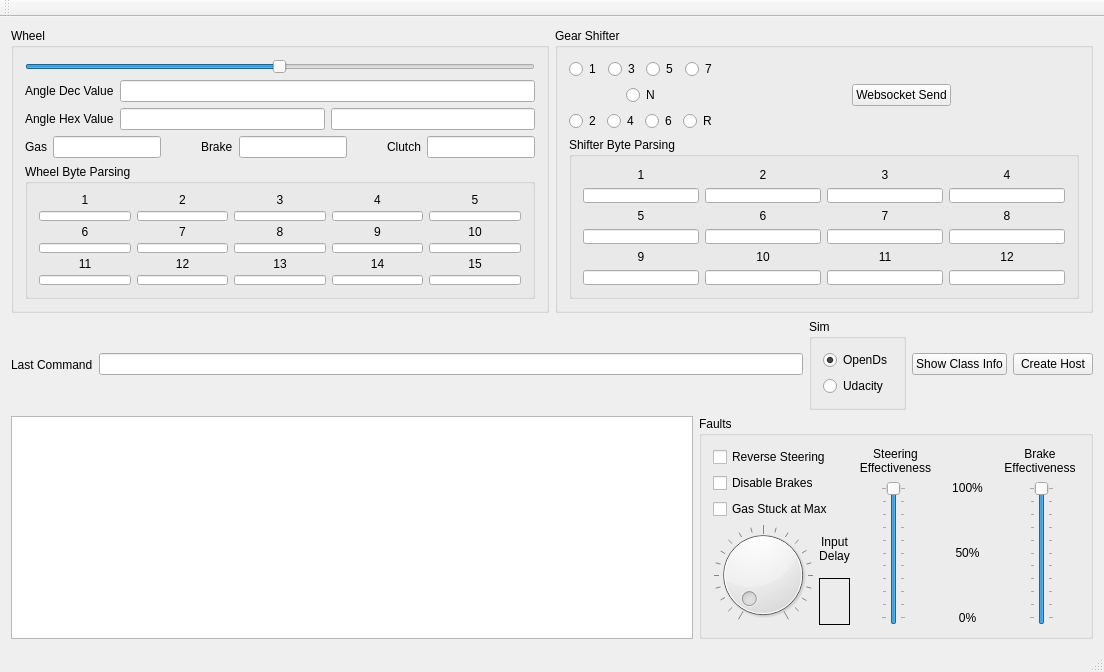
<?xml version="1.0" encoding="UTF-8"?>
<ui version="4.0">
 <class>DeviceTester</class>
 <widget class="QMainWindow" name="DeviceTester">
  <property name="geometry">
   <rect>
    <x>0</x>
    <y>0</y>
    <width>1104</width>
    <height>647</height>
   </rect>
  </property>
  <property name="sizePolicy">
   <sizepolicy hsizetype="Preferred" vsizetype="Preferred">
    <horstretch>1</horstretch>
    <verstretch>1</verstretch>
   </sizepolicy>
  </property>
  <property name="windowTitle">
   <string>DeviceTester</string>
  </property>
  <widget class="QWidget" name="centralWidget">
   <layout class="QVBoxLayout" name="verticalLayout_18">
    <item>
     <layout class="QHBoxLayout" name="horizontalLayout_11">
      <item>
       <widget class="QGroupBox" name="groupBox_2">
        <property name="sizePolicy">
         <sizepolicy hsizetype="Expanding" vsizetype="Expanding">
          <horstretch>1</horstretch>
          <verstretch>1</verstretch>
         </sizepolicy>
        </property>
        <property name="title">
         <string>Wheel</string>
        </property>
        <layout class="QVBoxLayout" name="verticalLayout">
         <item>
          <widget class="QSlider" name="horizontalSlider">
           <property name="minimum">
            <number>15</number>
           </property>
           <property name="maximum">
            <number>65535</number>
           </property>
           <property name="value">
            <number>32760</number>
           </property>
           <property name="orientation">
            <enum>Qt::Horizontal</enum>
           </property>
          </widget>
         </item>
         <item>
          <layout class="QHBoxLayout" name="horizontalLayout_6">
           <item>
            <widget class="QLabel" name="label_3">
             <property name="text">
              <string>Angle Dec Value</string>
             </property>
            </widget>
           </item>
           <item>
            <widget class="QLineEdit" name="lineEditWheelDec"/>
           </item>
          </layout>
         </item>
         <item>
          <layout class="QHBoxLayout" name="horizontalLayout_7">
           <item>
            <widget class="QLabel" name="label_2">
             <property name="text">
              <string>Angle Hex Value</string>
             </property>
            </widget>
           </item>
           <item>
            <widget class="QLineEdit" name="lineEditWheelHexMSB"/>
           </item>
           <item>
            <widget class="QLineEdit" name="lineEditWheelHexLSB"/>
           </item>
          </layout>
         </item>
         <item>
          <layout class="QHBoxLayout" name="horizontalLayout_9">
           <item>
            <widget class="QLabel" name="label_4">
             <property name="text">
              <string>Gas</string>
             </property>
            </widget>
           </item>
           <item>
            <widget class="QLineEdit" name="lineEditGas"/>
           </item>
           <item>
            <spacer name="horizontalSpacer_4">
             <property name="orientation">
              <enum>Qt::Horizontal</enum>
             </property>
             <property name="sizeHint" stdset="0">
              <size>
               <width>13</width>
               <height>20</height>
              </size>
             </property>
            </spacer>
           </item>
           <item>
            <widget class="QLabel" name="label_32">
             <property name="text">
              <string>Brake</string>
             </property>
            </widget>
           </item>
           <item>
            <widget class="QLineEdit" name="lineEditBrake"/>
           </item>
           <item>
            <spacer name="horizontalSpacer_5">
             <property name="orientation">
              <enum>Qt::Horizontal</enum>
             </property>
             <property name="sizeHint" stdset="0">
              <size>
               <width>18</width>
               <height>20</height>
              </size>
             </property>
            </spacer>
           </item>
           <item>
            <widget class="QLabel" name="label_33">
             <property name="text">
              <string>Clutch</string>
             </property>
            </widget>
           </item>
           <item>
            <widget class="QLineEdit" name="lineEditClutch"/>
           </item>
          </layout>
         </item>
         <item>
          <widget class="QGroupBox" name="groupBox_3">
           <property name="title">
            <string>Wheel Byte Parsing</string>
           </property>
           <layout class="QHBoxLayout" name="horizontalLayout_3">
            <item>
             <layout class="QVBoxLayout" name="verticalLayout_2">
              <item>
               <widget class="QLabel" name="label_5">
                <property name="text">
                 <string>1</string>
                </property>
                <property name="alignment">
                 <set>Qt::AlignCenter</set>
                </property>
               </widget>
              </item>
              <item>
               <widget class="QLineEdit" name="lineEditWheelByte1"/>
              </item>
              <item>
               <widget class="QLabel" name="label_10">
                <property name="text">
                 <string>6</string>
                </property>
                <property name="alignment">
                 <set>Qt::AlignCenter</set>
                </property>
               </widget>
              </item>
              <item>
               <widget class="QLineEdit" name="lineEditWheelByte6"/>
              </item>
              <item>
               <widget class="QLabel" name="label_15">
                <property name="text">
                 <string>11</string>
                </property>
                <property name="alignment">
                 <set>Qt::AlignCenter</set>
                </property>
               </widget>
              </item>
              <item>
               <widget class="QLineEdit" name="lineEditWheelByte11"/>
              </item>
             </layout>
            </item>
            <item>
             <layout class="QVBoxLayout" name="verticalLayout_3">
              <item>
               <widget class="QLabel" name="label_6">
                <property name="text">
                 <string>2</string>
                </property>
                <property name="alignment">
                 <set>Qt::AlignCenter</set>
                </property>
               </widget>
              </item>
              <item>
               <widget class="QLineEdit" name="lineEditWheelByte2"/>
              </item>
              <item>
               <widget class="QLabel" name="label_11">
                <property name="text">
                 <string>7</string>
                </property>
                <property name="alignment">
                 <set>Qt::AlignCenter</set>
                </property>
               </widget>
              </item>
              <item>
               <widget class="QLineEdit" name="lineEditWheelByte7"/>
              </item>
              <item>
               <widget class="QLabel" name="label_16">
                <property name="text">
                 <string>12</string>
                </property>
                <property name="alignment">
                 <set>Qt::AlignCenter</set>
                </property>
               </widget>
              </item>
              <item>
               <widget class="QLineEdit" name="lineEditWheelByte12"/>
              </item>
             </layout>
            </item>
            <item>
             <layout class="QVBoxLayout" name="verticalLayout_4">
              <item>
               <widget class="QLabel" name="label_7">
                <property name="text">
                 <string>3</string>
                </property>
                <property name="alignment">
                 <set>Qt::AlignCenter</set>
                </property>
               </widget>
              </item>
              <item>
               <widget class="QLineEdit" name="lineEditWheelByte3"/>
              </item>
              <item>
               <widget class="QLabel" name="label_12">
                <property name="text">
                 <string>8</string>
                </property>
                <property name="alignment">
                 <set>Qt::AlignCenter</set>
                </property>
               </widget>
              </item>
              <item>
               <widget class="QLineEdit" name="lineEditWheelByte8"/>
              </item>
              <item>
               <widget class="QLabel" name="label_17">
                <property name="text">
                 <string>13</string>
                </property>
                <property name="alignment">
                 <set>Qt::AlignCenter</set>
                </property>
               </widget>
              </item>
              <item>
               <widget class="QLineEdit" name="lineEditWheelByte13"/>
              </item>
             </layout>
            </item>
            <item>
             <layout class="QVBoxLayout" name="verticalLayout_5">
              <item>
               <widget class="QLabel" name="label_8">
                <property name="text">
                 <string>4</string>
                </property>
                <property name="alignment">
                 <set>Qt::AlignCenter</set>
                </property>
               </widget>
              </item>
              <item>
               <widget class="QLineEdit" name="lineEditWheelByte4"/>
              </item>
              <item>
               <widget class="QLabel" name="label_13">
                <property name="text">
                 <string>9</string>
                </property>
                <property name="alignment">
                 <set>Qt::AlignCenter</set>
                </property>
               </widget>
              </item>
              <item>
               <widget class="QLineEdit" name="lineEditWheelByte9"/>
              </item>
              <item>
               <widget class="QLabel" name="label_18">
                <property name="text">
                 <string>14</string>
                </property>
                <property name="alignment">
                 <set>Qt::AlignCenter</set>
                </property>
               </widget>
              </item>
              <item>
               <widget class="QLineEdit" name="lineEditWheelByte14"/>
              </item>
             </layout>
            </item>
            <item>
             <layout class="QVBoxLayout" name="verticalLayout_6">
              <item>
               <widget class="QLabel" name="label_9">
                <property name="text">
                 <string>5</string>
                </property>
                <property name="alignment">
                 <set>Qt::AlignCenter</set>
                </property>
               </widget>
              </item>
              <item>
               <widget class="QLineEdit" name="lineEditWheelByte5"/>
              </item>
              <item>
               <widget class="QLabel" name="label_14">
                <property name="text">
                 <string>10</string>
                </property>
                <property name="alignment">
                 <set>Qt::AlignCenter</set>
                </property>
               </widget>
              </item>
              <item>
               <widget class="QLineEdit" name="lineEditWheelByte10"/>
              </item>
              <item>
               <widget class="QLabel" name="label_19">
                <property name="text">
                 <string>15</string>
                </property>
                <property name="alignment">
                 <set>Qt::AlignCenter</set>
                </property>
               </widget>
              </item>
              <item>
               <widget class="QLineEdit" name="lineEditWheelByte15"/>
              </item>
             </layout>
            </item>
           </layout>
          </widget>
         </item>
        </layout>
       </widget>
      </item>
      <item>
       <widget class="QGroupBox" name="groupBox">
        <property name="sizePolicy">
         <sizepolicy hsizetype="Expanding" vsizetype="Expanding">
          <horstretch>1</horstretch>
          <verstretch>1</verstretch>
         </sizepolicy>
        </property>
        <property name="title">
         <string>Gear Shifter</string>
        </property>
        <layout class="QVBoxLayout" name="verticalLayout_12">
         <item>
          <layout class="QHBoxLayout" name="horizontalLayout_10">
           <item>
            <layout class="QVBoxLayout" name="verticalLayout_11">
             <item>
              <layout class="QHBoxLayout" name="horizontalLayout">
               <item>
                <widget class="QRadioButton" name="radioButton_1">
                 <property name="text">
                  <string>1</string>
                 </property>
                </widget>
               </item>
               <item>
                <widget class="QRadioButton" name="radioButton_3">
                 <property name="text">
                  <string>3</string>
                 </property>
                </widget>
               </item>
               <item>
                <widget class="QRadioButton" name="radioButton_5">
                 <property name="text">
                  <string>5</string>
                 </property>
                </widget>
               </item>
               <item>
                <widget class="QRadioButton" name="radioButton_7">
                 <property name="text">
                  <string>7</string>
                 </property>
                </widget>
               </item>
              </layout>
             </item>
             <item>
              <layout class="QHBoxLayout" name="horizontalLayout_8">
               <item>
                <spacer name="horizontalSpacer_2">
                 <property name="orientation">
                  <enum>Qt::Horizontal</enum>
                 </property>
                 <property name="sizeHint" stdset="0">
                  <size>
                   <width>40</width>
                   <height>20</height>
                  </size>
                 </property>
                </spacer>
               </item>
               <item>
                <widget class="QRadioButton" name="radioButton_N">
                 <property name="text">
                  <string>N</string>
                 </property>
                 <property name="checked">
                  <bool>false</bool>
                 </property>
                </widget>
               </item>
               <item>
                <spacer name="horizontalSpacer_3">
                 <property name="orientation">
                  <enum>Qt::Horizontal</enum>
                 </property>
                 <property name="sizeHint" stdset="0">
                  <size>
                   <width>40</width>
                   <height>20</height>
                  </size>
                 </property>
                </spacer>
               </item>
              </layout>
             </item>
             <item>
              <layout class="QHBoxLayout" name="horizontalLayout_2">
               <item>
                <widget class="QRadioButton" name="radioButton_2">
                 <property name="text">
                  <string>2</string>
                 </property>
                </widget>
               </item>
               <item>
                <widget class="QRadioButton" name="radioButton_4">
                 <property name="text">
                  <string>4</string>
                 </property>
                </widget>
               </item>
               <item>
                <widget class="QRadioButton" name="radioButton_6">
                 <property name="text">
                  <string>6</string>
                 </property>
                </widget>
               </item>
               <item>
                <widget class="QRadioButton" name="radioButton_R">
                 <property name="text">
                  <string>R</string>
                 </property>
                </widget>
               </item>
              </layout>
             </item>
            </layout>
           </item>
           <item>
            <spacer name="horizontalSpacer">
             <property name="orientation">
              <enum>Qt::Horizontal</enum>
             </property>
             <property name="sizeHint" stdset="0">
              <size>
               <width>40</width>
               <height>20</height>
              </size>
             </property>
            </spacer>
           </item>
           <item>
            <widget class="QPushButton" name="sendButton">
             <property name="text">
              <string>Websocket Send</string>
             </property>
            </widget>
           </item>
           <item>
            <spacer name="horizontalSpacer_11">
             <property name="orientation">
              <enum>Qt::Horizontal</enum>
             </property>
             <property name="sizeHint" stdset="0">
              <size>
               <width>40</width>
               <height>20</height>
              </size>
             </property>
            </spacer>
           </item>
          </layout>
         </item>
         <item>
          <widget class="QGroupBox" name="groupBox_4">
           <property name="title">
            <string>Shifter Byte Parsing</string>
           </property>
           <layout class="QHBoxLayout" name="horizontalLayout_5">
            <item>
             <layout class="QVBoxLayout" name="verticalLayout_7">
              <item>
               <widget class="QLabel" name="label_20">
                <property name="text">
                 <string>1</string>
                </property>
                <property name="alignment">
                 <set>Qt::AlignCenter</set>
                </property>
               </widget>
              </item>
              <item>
               <widget class="QLineEdit" name="lineEditShiftByte1"/>
              </item>
              <item>
               <widget class="QLabel" name="label_21">
                <property name="text">
                 <string>5</string>
                </property>
                <property name="alignment">
                 <set>Qt::AlignCenter</set>
                </property>
               </widget>
              </item>
              <item>
               <widget class="QLineEdit" name="lineEditShiftByte5"/>
              </item>
              <item>
               <widget class="QLabel" name="label_22">
                <property name="text">
                 <string>9</string>
                </property>
                <property name="alignment">
                 <set>Qt::AlignCenter</set>
                </property>
               </widget>
              </item>
              <item>
               <widget class="QLineEdit" name="lineEditShiftByte9"/>
              </item>
             </layout>
            </item>
            <item>
             <layout class="QVBoxLayout" name="verticalLayout_8">
              <item>
               <widget class="QLabel" name="label_23">
                <property name="text">
                 <string>2</string>
                </property>
                <property name="alignment">
                 <set>Qt::AlignCenter</set>
                </property>
               </widget>
              </item>
              <item>
               <widget class="QLineEdit" name="lineEditShiftByte2"/>
              </item>
              <item>
               <widget class="QLabel" name="label_24">
                <property name="text">
                 <string>6</string>
                </property>
                <property name="alignment">
                 <set>Qt::AlignCenter</set>
                </property>
               </widget>
              </item>
              <item>
               <widget class="QLineEdit" name="lineEditShiftByte6"/>
              </item>
              <item>
               <widget class="QLabel" name="label_25">
                <property name="text">
                 <string>10</string>
                </property>
                <property name="alignment">
                 <set>Qt::AlignCenter</set>
                </property>
               </widget>
              </item>
              <item>
               <widget class="QLineEdit" name="lineEditShiftByte10"/>
              </item>
             </layout>
            </item>
            <item>
             <layout class="QVBoxLayout" name="verticalLayout_9">
              <item>
               <widget class="QLabel" name="label_26">
                <property name="text">
                 <string>3</string>
                </property>
                <property name="alignment">
                 <set>Qt::AlignCenter</set>
                </property>
               </widget>
              </item>
              <item>
               <widget class="QLineEdit" name="lineEditShiftByte3"/>
              </item>
              <item>
               <widget class="QLabel" name="label_27">
                <property name="text">
                 <string>7</string>
                </property>
                <property name="alignment">
                 <set>Qt::AlignCenter</set>
                </property>
               </widget>
              </item>
              <item>
               <widget class="QLineEdit" name="lineEditShiftByte7"/>
              </item>
              <item>
               <widget class="QLabel" name="label_28">
                <property name="text">
                 <string>11</string>
                </property>
                <property name="alignment">
                 <set>Qt::AlignCenter</set>
                </property>
               </widget>
              </item>
              <item>
               <widget class="QLineEdit" name="lineEditShiftByte11"/>
              </item>
             </layout>
            </item>
            <item>
             <layout class="QVBoxLayout" name="verticalLayout_10">
              <item>
               <widget class="QLabel" name="label_29">
                <property name="text">
                 <string>4</string>
                </property>
                <property name="alignment">
                 <set>Qt::AlignCenter</set>
                </property>
               </widget>
              </item>
              <item>
               <widget class="QLineEdit" name="lineEditShiftByte4"/>
              </item>
              <item>
               <widget class="QLabel" name="label_30">
                <property name="text">
                 <string>8</string>
                </property>
                <property name="alignment">
                 <set>Qt::AlignCenter</set>
                </property>
               </widget>
              </item>
              <item>
               <widget class="QLineEdit" name="lineEditShiftByte8"/>
              </item>
              <item>
               <widget class="QLabel" name="label_31">
                <property name="text">
                 <string>12</string>
                </property>
                <property name="alignment">
                 <set>Qt::AlignCenter</set>
                </property>
               </widget>
              </item>
              <item>
               <widget class="QLineEdit" name="lineEditShiftByte12"/>
              </item>
             </layout>
            </item>
           </layout>
          </widget>
         </item>
        </layout>
       </widget>
      </item>
     </layout>
    </item>
    <item>
     <layout class="QHBoxLayout" name="horizontalLayout_4">
      <item>
       <widget class="QLabel" name="label">
        <property name="text">
         <string>Last Command</string>
        </property>
       </widget>
      </item>
      <item>
       <widget class="QLineEdit" name="lineEdit"/>
      </item>
      <item>
       <widget class="QGroupBox" name="groupBox_6">
        <property name="sizePolicy">
         <sizepolicy hsizetype="Minimum" vsizetype="Minimum">
          <horstretch>0</horstretch>
          <verstretch>0</verstretch>
         </sizepolicy>
        </property>
        <property name="title">
         <string>Sim</string>
        </property>
        <layout class="QVBoxLayout" name="verticalLayout_17">
         <item>
          <widget class="QRadioButton" name="radioButtonOpenDS">
           <property name="text">
            <string>OpenDs</string>
           </property>
           <property name="checked">
            <bool>true</bool>
           </property>
          </widget>
         </item>
         <item>
          <widget class="QRadioButton" name="radioButtonUdacity">
           <property name="text">
            <string>Udacity</string>
           </property>
          </widget>
         </item>
        </layout>
       </widget>
      </item>
      <item>
       <widget class="QPushButton" name="pushButtonShowClassInfo">
        <property name="text">
         <string>Show Class Info</string>
        </property>
       </widget>
      </item>
      <item>
       <widget class="QPushButton" name="pushButtonCreateHost">
        <property name="text">
         <string>Create Host</string>
        </property>
       </widget>
      </item>
     </layout>
    </item>
    <item>
     <layout class="QHBoxLayout" name="horizontalLayout_16">
      <item>
       <widget class="QTextBrowser" name="textBrowser"/>
      </item>
      <item>
       <widget class="QGroupBox" name="groupBox_5">
        <property name="title">
         <string>Faults</string>
        </property>
        <layout class="QHBoxLayout" name="horizontalLayout_15">
         <item>
          <layout class="QVBoxLayout" name="verticalLayout_16">
           <item>
            <widget class="QCheckBox" name="checkBoxSteerReverse">
             <property name="text">
              <string>Reverse Steering</string>
             </property>
            </widget>
           </item>
           <item>
            <widget class="QCheckBox" name="checkBoxBrakeDisable">
             <property name="text">
              <string>Disable Brakes</string>
             </property>
            </widget>
           </item>
           <item>
            <widget class="QCheckBox" name="checkBoxGasMax">
             <property name="text">
              <string>Gas Stuck at Max</string>
             </property>
            </widget>
           </item>
           <item>
            <layout class="QHBoxLayout" name="horizontalLayout_14">
             <item>
              <widget class="QDial" name="dialDelay">
               <property name="maximum">
                <number>20</number>
               </property>
               <property name="notchesVisible">
                <bool>true</bool>
               </property>
              </widget>
             </item>
             <item>
              <layout class="QVBoxLayout" name="verticalLayout_15">
               <item>
                <widget class="QLabel" name="label_39">
                 <property name="minimumSize">
                  <size>
                   <width>0</width>
                   <height>30</height>
                  </size>
                 </property>
                 <property name="maximumSize">
                  <size>
                   <width>50</width>
                   <height>16777215</height>
                  </size>
                 </property>
                 <property name="text">
                  <string>Input Delay</string>
                 </property>
                 <property name="alignment">
                  <set>Qt::AlignCenter</set>
                 </property>
                 <property name="wordWrap">
                  <bool>true</bool>
                 </property>
                </widget>
               </item>
               <item>
                <widget class="QLabel" name="inputDelayLabel">
                 <property name="sizePolicy">
                  <sizepolicy hsizetype="Preferred" vsizetype="Preferred">
                   <horstretch>1</horstretch>
                   <verstretch>0</verstretch>
                  </sizepolicy>
                 </property>
                 <property name="maximumSize">
                  <size>
                   <width>200</width>
                   <height>16777215</height>
                  </size>
                 </property>
                 <property name="frameShape">
                  <enum>QFrame::Box</enum>
                 </property>
                 <property name="text">
                  <string/>
                 </property>
                </widget>
               </item>
              </layout>
             </item>
            </layout>
           </item>
          </layout>
         </item>
         <item>
          <layout class="QVBoxLayout" name="verticalLayout_14">
           <item>
            <layout class="QHBoxLayout" name="horizontalLayout_13">
             <item>
              <widget class="QLabel" name="label_38">
               <property name="maximumSize">
                <size>
                 <width>80</width>
                 <height>16777215</height>
                </size>
               </property>
               <property name="text">
                <string>Steering Effectiveness</string>
               </property>
               <property name="alignment">
                <set>Qt::AlignCenter</set>
               </property>
               <property name="wordWrap">
                <bool>true</bool>
               </property>
              </widget>
             </item>
             <item>
              <spacer name="horizontalSpacer_6">
               <property name="orientation">
                <enum>Qt::Horizontal</enum>
               </property>
               <property name="sizeType">
                <enum>QSizePolicy::Maximum</enum>
               </property>
               <property name="sizeHint" stdset="0">
                <size>
                 <width>60</width>
                 <height>20</height>
                </size>
               </property>
              </spacer>
             </item>
             <item>
              <widget class="QLabel" name="label_34">
               <property name="minimumSize">
                <size>
                 <width>70</width>
                 <height>0</height>
                </size>
               </property>
               <property name="maximumSize">
                <size>
                 <width>80</width>
                 <height>16777215</height>
                </size>
               </property>
               <property name="text">
                <string>Brake Effectiveness</string>
               </property>
               <property name="alignment">
                <set>Qt::AlignCenter</set>
               </property>
               <property name="wordWrap">
                <bool>true</bool>
               </property>
              </widget>
             </item>
            </layout>
           </item>
           <item>
            <layout class="QHBoxLayout" name="horizontalLayout_12">
             <item>
              <spacer name="horizontalSpacer_7">
               <property name="orientation">
                <enum>Qt::Horizontal</enum>
               </property>
               <property name="sizeType">
                <enum>QSizePolicy::Preferred</enum>
               </property>
               <property name="sizeHint" stdset="0">
                <size>
                 <width>25</width>
                 <height>20</height>
                </size>
               </property>
              </spacer>
             </item>
             <item>
              <widget class="QSlider" name="verticalSliderSteer">
               <property name="maximum">
                <number>100</number>
               </property>
               <property name="singleStep">
                <number>10</number>
               </property>
               <property name="value">
                <number>100</number>
               </property>
               <property name="orientation">
                <enum>Qt::Vertical</enum>
               </property>
               <property name="tickPosition">
                <enum>QSlider::TicksBothSides</enum>
               </property>
               <property name="tickInterval">
                <number>10</number>
               </property>
              </widget>
             </item>
             <item>
              <spacer name="horizontalSpacer_8">
               <property name="orientation">
                <enum>Qt::Horizontal</enum>
               </property>
               <property name="sizeType">
                <enum>QSizePolicy::Preferred</enum>
               </property>
               <property name="sizeHint" stdset="0">
                <size>
                 <width>40</width>
                 <height>20</height>
                </size>
               </property>
              </spacer>
             </item>
             <item>
              <layout class="QVBoxLayout" name="verticalLayout_13">
               <item>
                <widget class="QLabel" name="label_35">
                 <property name="text">
                  <string>100%</string>
                 </property>
                 <property name="alignment">
                  <set>Qt::AlignCenter</set>
                 </property>
                </widget>
               </item>
               <item>
                <spacer name="verticalSpacer">
                 <property name="orientation">
                  <enum>Qt::Vertical</enum>
                 </property>
                 <property name="sizeHint" stdset="0">
                  <size>
                   <width>20</width>
                   <height>17</height>
                  </size>
                 </property>
                </spacer>
               </item>
               <item>
                <widget class="QLabel" name="label_36">
                 <property name="text">
                  <string>50%</string>
                 </property>
                 <property name="alignment">
                  <set>Qt::AlignCenter</set>
                 </property>
                </widget>
               </item>
               <item>
                <spacer name="verticalSpacer_2">
                 <property name="orientation">
                  <enum>Qt::Vertical</enum>
                 </property>
                 <property name="sizeHint" stdset="0">
                  <size>
                   <width>20</width>
                   <height>18</height>
                  </size>
                 </property>
                </spacer>
               </item>
               <item>
                <widget class="QLabel" name="label_37">
                 <property name="text">
                  <string>0%</string>
                 </property>
                 <property name="alignment">
                  <set>Qt::AlignCenter</set>
                 </property>
                </widget>
               </item>
              </layout>
             </item>
             <item>
              <spacer name="horizontalSpacer_9">
               <property name="orientation">
                <enum>Qt::Horizontal</enum>
               </property>
               <property name="sizeType">
                <enum>QSizePolicy::Preferred</enum>
               </property>
               <property name="sizeHint" stdset="0">
                <size>
                 <width>40</width>
                 <height>20</height>
                </size>
               </property>
              </spacer>
             </item>
             <item>
              <widget class="QSlider" name="verticalSliderBrake">
               <property name="maximum">
                <number>100</number>
               </property>
               <property name="singleStep">
                <number>10</number>
               </property>
               <property name="value">
                <number>100</number>
               </property>
               <property name="orientation">
                <enum>Qt::Vertical</enum>
               </property>
               <property name="tickPosition">
                <enum>QSlider::TicksBothSides</enum>
               </property>
               <property name="tickInterval">
                <number>10</number>
               </property>
              </widget>
             </item>
             <item>
              <spacer name="horizontalSpacer_10">
               <property name="orientation">
                <enum>Qt::Horizontal</enum>
               </property>
               <property name="sizeType">
                <enum>QSizePolicy::Preferred</enum>
               </property>
               <property name="sizeHint" stdset="0">
                <size>
                 <width>25</width>
                 <height>20</height>
                </size>
               </property>
              </spacer>
             </item>
            </layout>
           </item>
          </layout>
         </item>
        </layout>
       </widget>
      </item>
     </layout>
    </item>
   </layout>
  </widget>
  <widget class="QMenuBar" name="menuBar">
   <property name="geometry">
    <rect>
     <x>0</x>
     <y>0</y>
     <width>1104</width>
     <height>21</height>
    </rect>
   </property>
  </widget>
  <widget class="QToolBar" name="mainToolBar">
   <attribute name="toolBarArea">
    <enum>TopToolBarArea</enum>
   </attribute>
   <attribute name="toolBarBreak">
    <bool>false</bool>
   </attribute>
  </widget>
  <widget class="QStatusBar" name="statusBar"/>
 </widget>
 <layoutdefault spacing="6" margin="11"/>
 <resources/>
 <connections/>
</ui>
